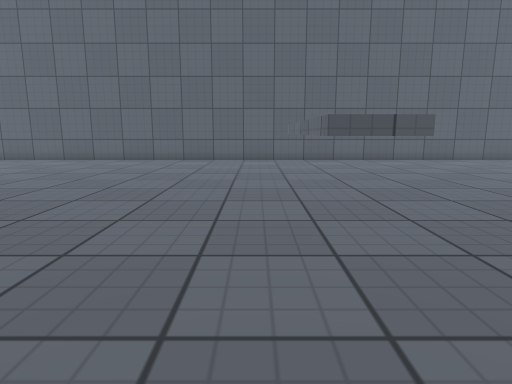
view 1 (above)

24 first-person views from a walk through a Unity game level. The camera is 0.72 m above the floor, tilts 10° down and sees 75° across. The floor is counted in squares, 0.5 m on a side. Each view is taken from the middle of a square. On the plan, view 1 faces up. The plan holds only what a view shows up to about 15 squares ahead; the rest is blank. The place goes on beyond the plan. The player character is not drawn. Surface patterns are stand-ins for the level's own textures.

view 2
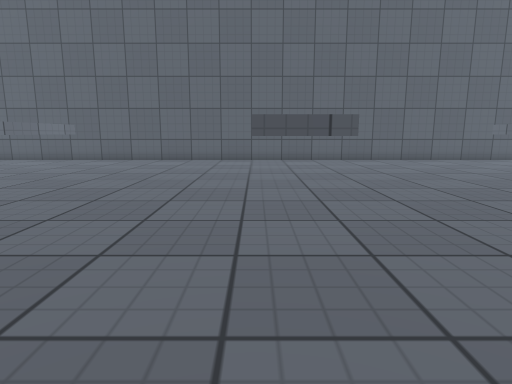

view 3
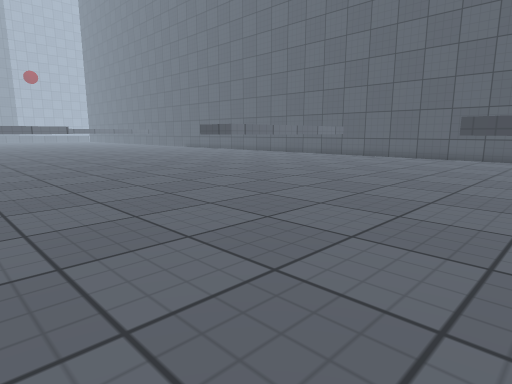

view 4
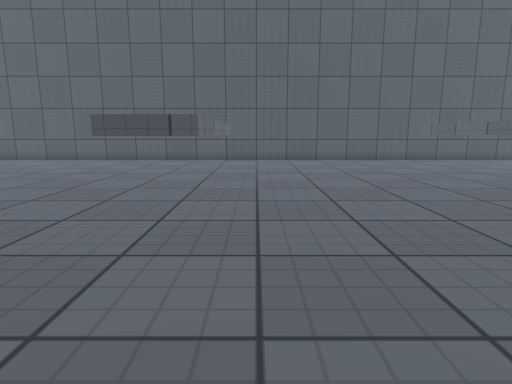

view 5
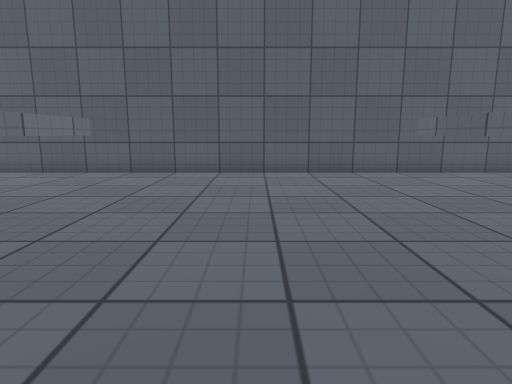

view 6
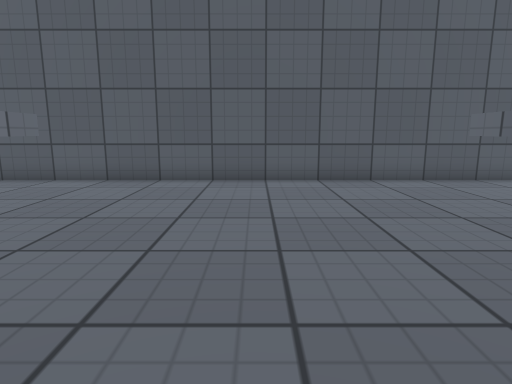

view 7
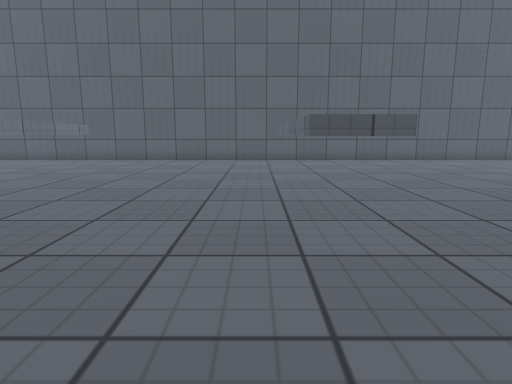

view 8
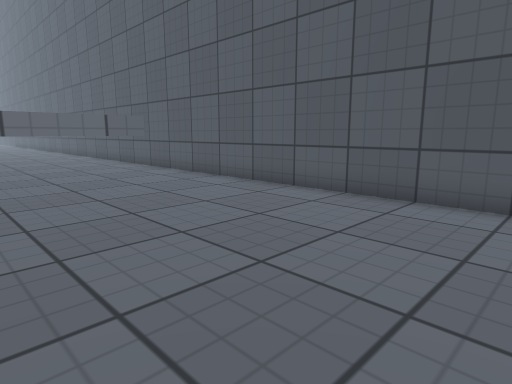

view 9
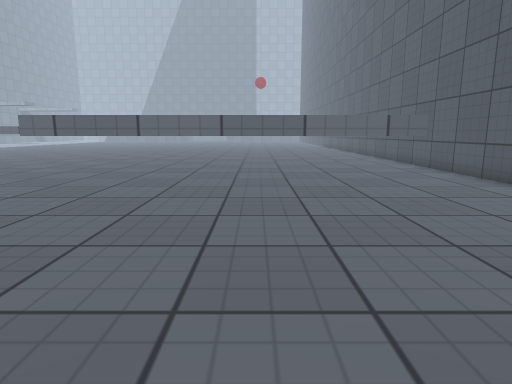

view 10
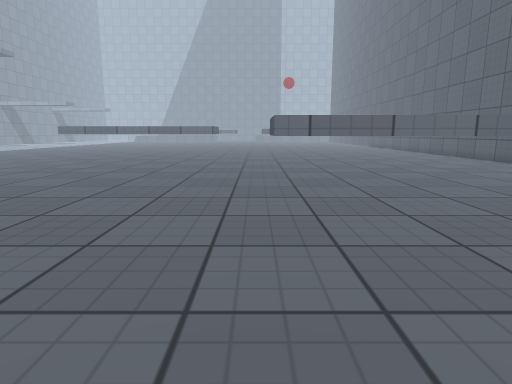

view 11
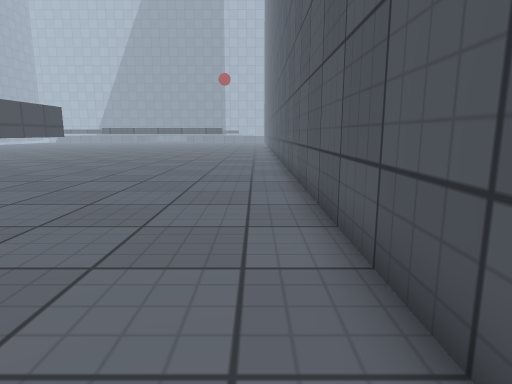

view 12
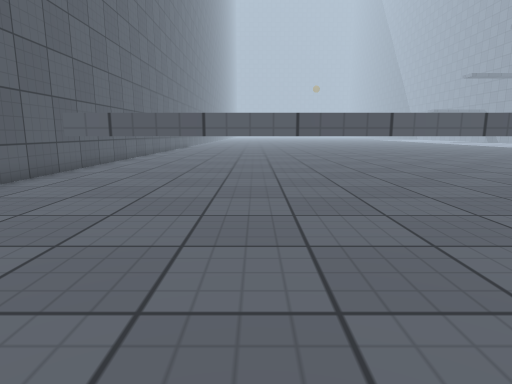

view 13
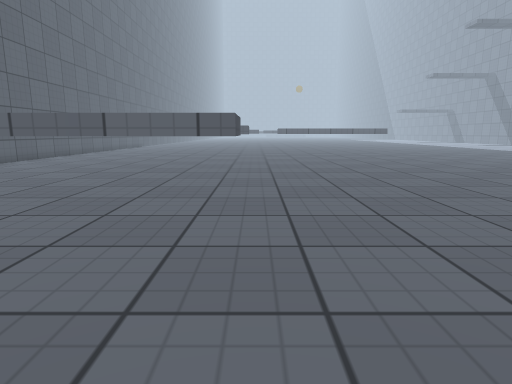

view 14
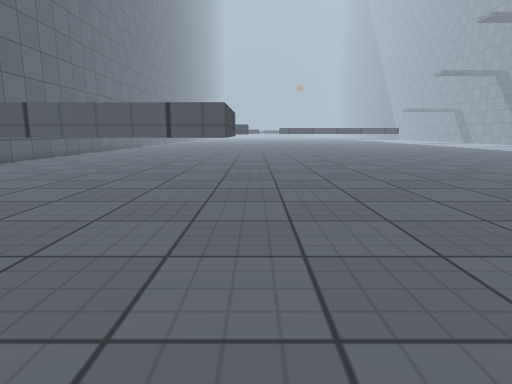

view 15
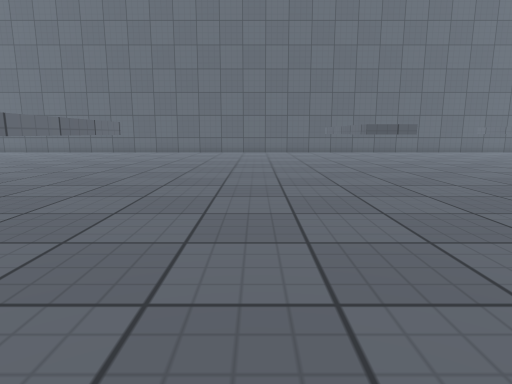

view 16
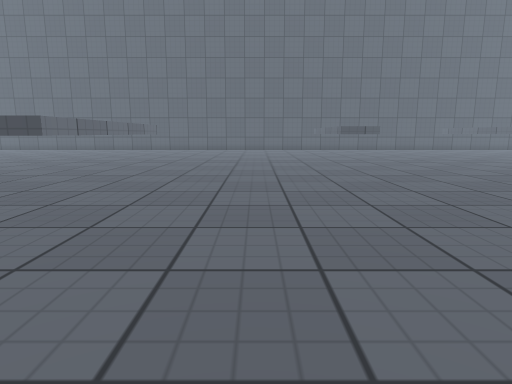

view 17
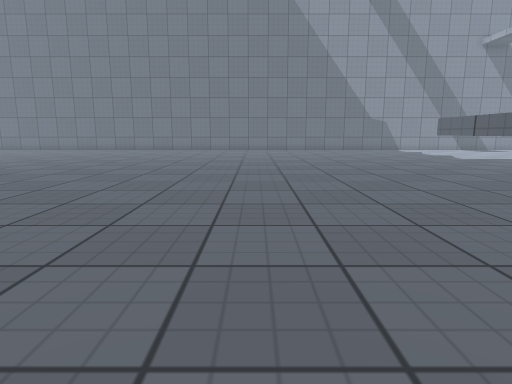

view 18
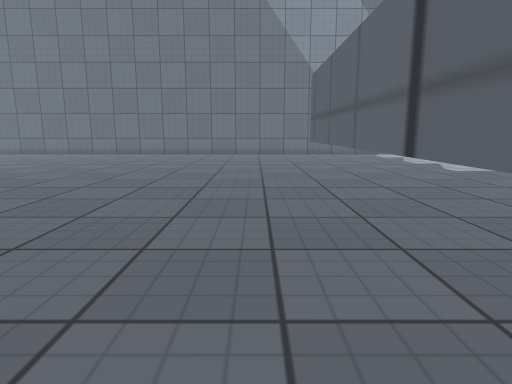

view 19
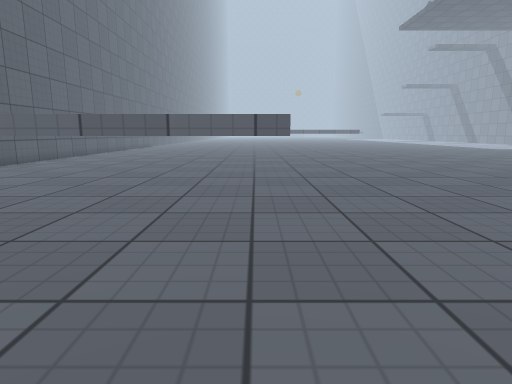

view 20
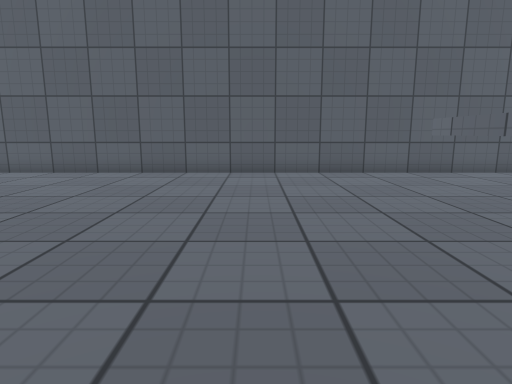

view 21
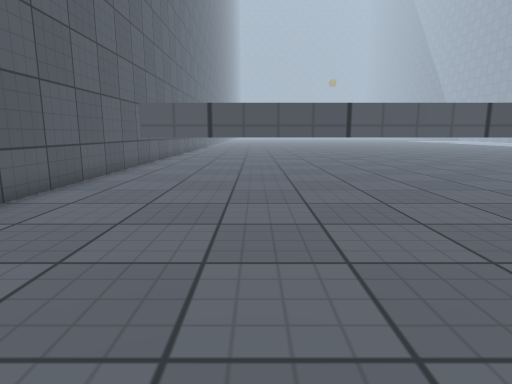

view 22
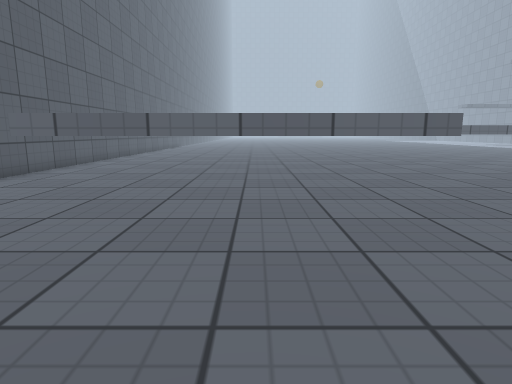

view 23
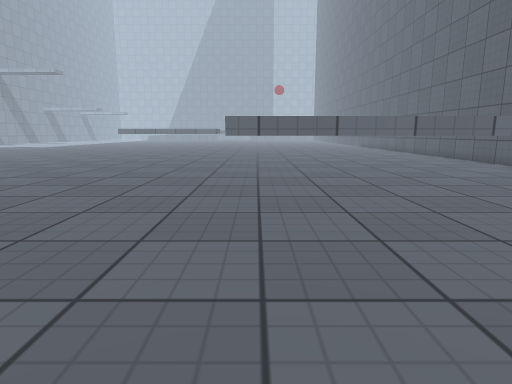

view 24
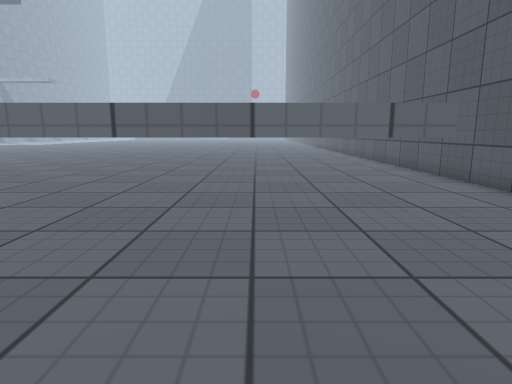

### Floor plan
Key: @ floor where view 1 was taken; # wall or solid block; . floor; ^ raised ledge; T thing the floor can be seen under or through.
Columns run from 9 left of view 1 to 27 right of it. Each row starts with its distance up from view 1.
 19 #####################################
 18 .....................................
 17 .....................................
 16 .....................................
 15 .....................................
 14 ...........^^.......T T.......T T....
 13 ...........^^.......T T.......T T....
 12 ...........^^.......T T.......T T....
 11 ...........^^.......T T.......T T....
 10 ...........^^.......T T.......T T....
  9 ...........^^.......T T.......T T....
  8 ...........^^.......T T.......T  ....
  7 ...........^^.......TTT.......TTT....
  6 .....................................
  5 .....................................
  4 ^^...................................
  3 ^^...................................
  2 ^^..............................  ...
  1 ^^..............................   ..
  0 ^^.......@......................
 -1 ^^.................... .........
 -2 ^^................... . ........
 -3  ^........... ......     .......
 -4 ^^........... ..  ..       .....
 -5 ..............              ....
 -6 ...............
 -7 ................
 -8 ................
 -9 .................
-10 ..................
-11 ..................
-12 ...........
-13 ............
-14 ............
-15 .............
-16 ..............
-17 ..............

Where each view was taken, in squares from view 1:
view 1: 0 up, 0 right, facing up
view 2: 0 up, 11 right, facing up
view 3: 2 down, 13 right, facing up-left
view 4: 0 up, 14 right, facing up
view 5: 6 up, 17 right, facing up
view 6: 8 up, 17 right, facing up
view 7: 0 up, 20 right, facing up
view 8: 11 up, 10 right, facing up-left
view 9: 11 up, 10 right, facing left
view 10: 6 up, 10 right, facing left
view 11: 17 up, 6 right, facing left
view 12: 11 up, 5 right, facing right
view 13: 6 up, 5 right, facing right
view 14: 6 up, 7 right, facing right
view 15: 7 down, 3 left, facing up
view 16: 11 down, 3 left, facing up
view 17: 4 up, 3 left, facing down
view 18: 2 down, 7 left, facing down
view 19: 7 up, 5 left, facing right
view 20: 6 up, 3 left, facing up
view 21: 13 up, 17 right, facing right
view 22: 10 up, 15 right, facing right
view 23: 7 up, 20 right, facing left
view 24: 12 up, 27 right, facing left
